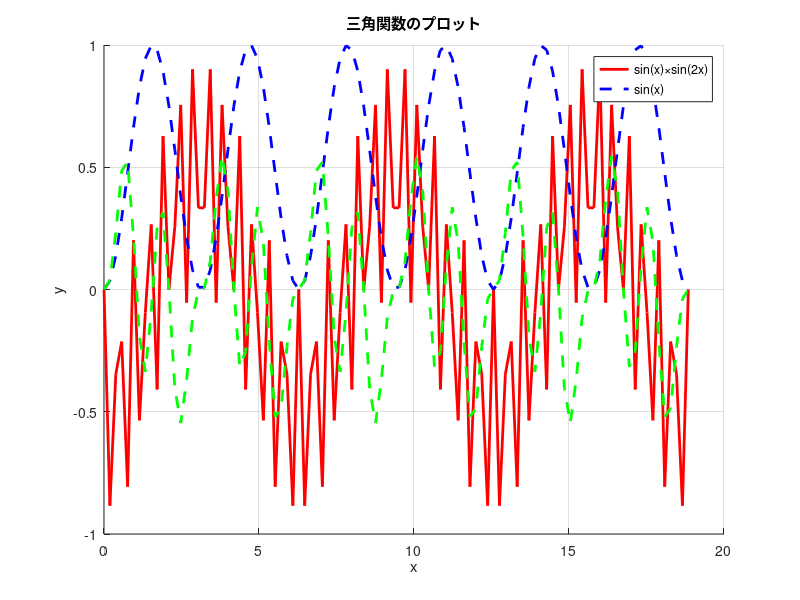

Here is the MATLAB script that generated this plot:
% パラメータの設定
x = linspace(0, 2*pi * 3, 100); % x軸の範囲を0から2πまで100等分した点の配列を生成

% 三角関数の計算
y1 = sin(60*x).*sin(40*x); % sin関数を計算し、結果をy1に格納
y2 = sin(x).*sin(x); % cos関数を計算し、結果をy2に格納
y3 = sin(x).*sin(2*x).*sin(3*x);

% プロットの作成
figure; % 新しい図を作成
hold on; % 複数のグラフを同時に表示するためにhold onを使用
plot(x, y1, 'r-', 'LineWidth', 2); % xとy1をプロット（赤色で線幅2）
plot(x, y2, 'b--', 'LineWidth', 2); % xとy2をプロット（青色の破線で線幅2）
plot(x, y3, 'g--', 'LineWidth', 2); % xとy2をプロット（青色の破線で線幅2）
hold off; % グラフの描画を終了

% グラフの装飾
title('三角関数のプロット'); % グラフのタイトル
xlabel('x'); % x軸のラベル
ylabel('y'); % y軸のラベル
legend('sin(x)×sin(2x)', 'sin(x)'); % 凡例を表示（sin(x)とcos(x)）
grid on; % グリッドを表示

% グラフの表示
